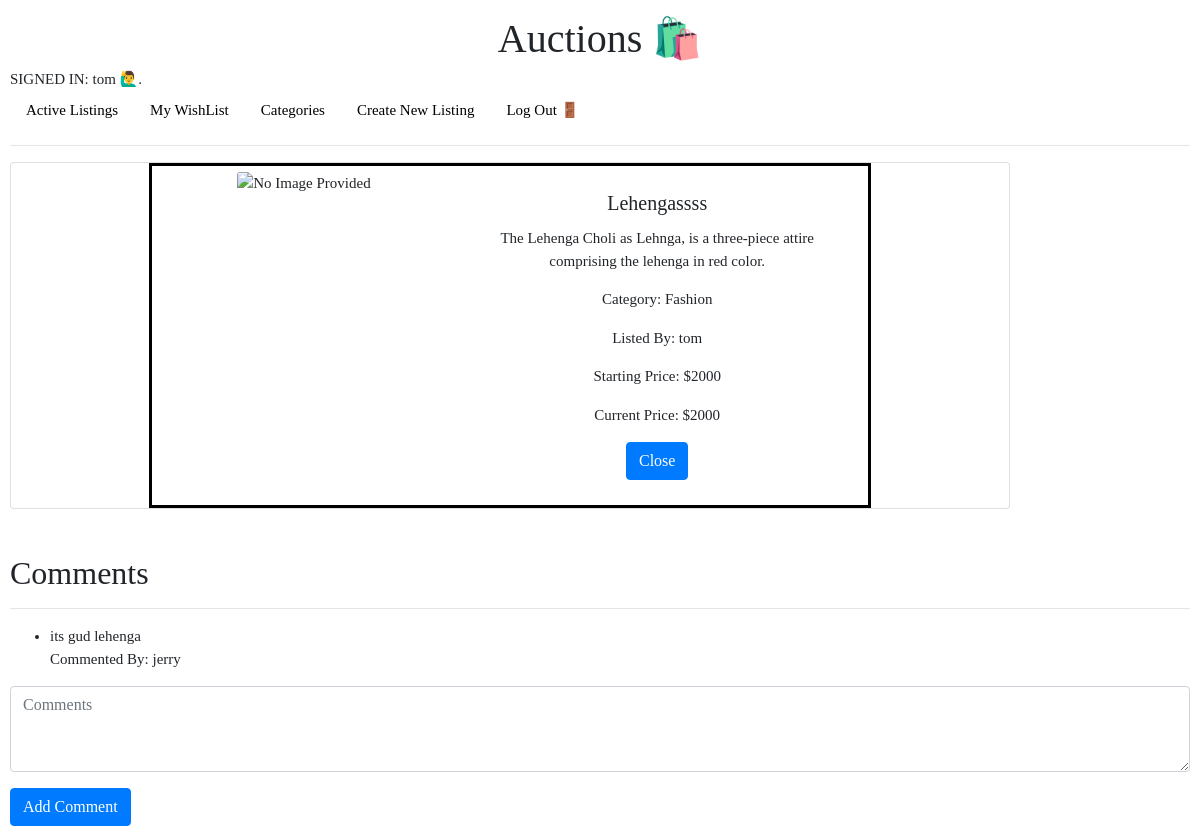
Page /listing/31 (signed in) on the earlier database version.
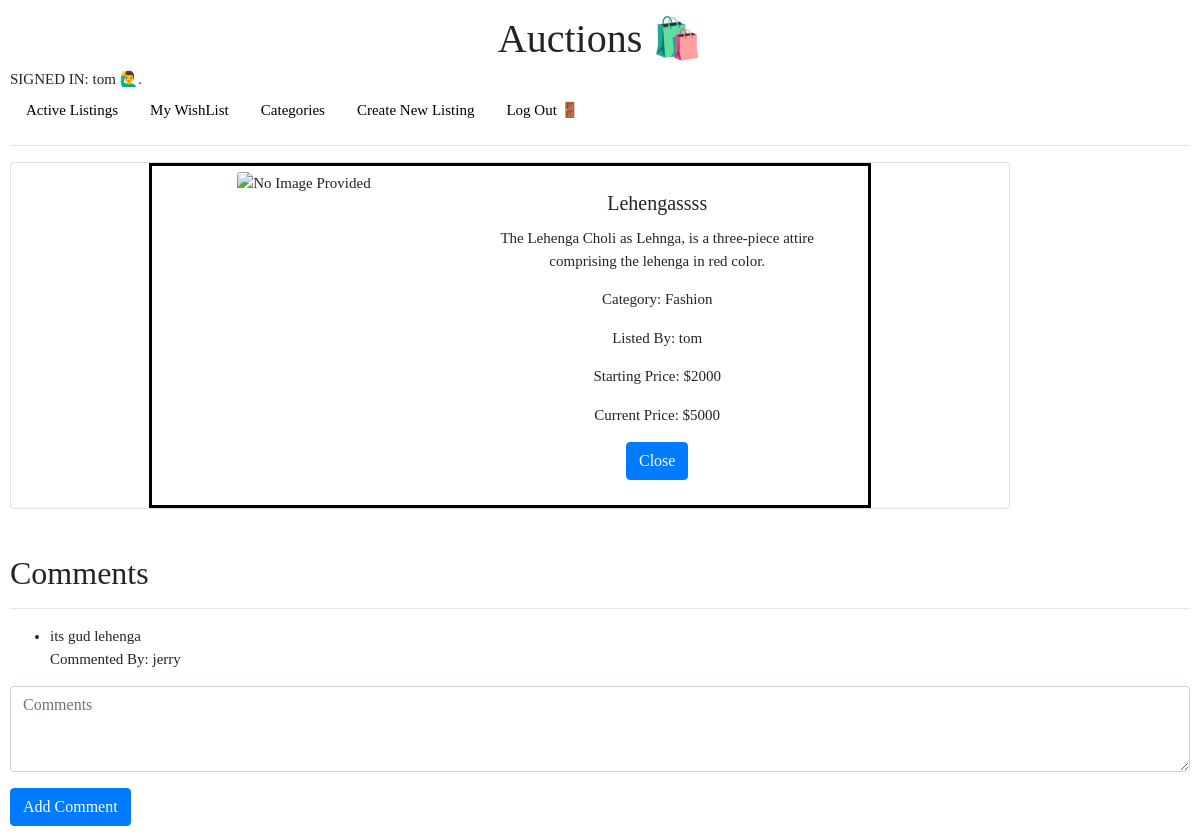
Same page on the later database version.
### auctions/models.py (models this page shows)
class Listing(models.Model):
    owner = models.ForeignKey(User, on_delete=models.CASCADE,related_name="user")
    title = models.CharField(max_length=64)
    description = models.CharField(max_length=2000)
    startingbid = models.IntegerField()
    highestbid = models.IntegerField()
    image = models.URLField(blank=True)
    category = models.CharField(max_length=64)
    status = models.BooleanField(default=True)
    created = models.DateTimeField(auto_now_add=True)
    def __str__(self):
        return f"{self.title}"

class User(AbstractUser):
    pass

### auctions/views.py (the view, shortened to what this page needs)
# urls.py: path("listing/<int:id>", views.listing, name="listing"),
@login_required(login_url='/')
def listing(request,id):
    listing = Listing.objects.get(id = id)
    userwish = Wishlist.objects.filter(user=request.user).values('listing_id')
    wishlist = []
    for content in userwish:
        wishlist.append(content['listing_id'])
    if id in wishlist:
        boolean = True
    else:
        boolean = False
    comments = Comment.objects.filter(listing = listing).values('id')
    comment_list = []
    for content in comments:
        comment = Comment.objects.get(id = content['id'])
        comment_list.append(comment)
    print(comment_list)
    if request.method == "POST":
        bid = request.POST.get("newbid")
        newbid = Bid(listing = listing, user = request.user, bid = bid)
        newbid.save()
        listing.highestbid = bid
        listing.save()
    if listing.status:
        return render(request, "auctions/listing.html",{
            "listing":listing,
            "user":request.user,
            "wishlist":boolean,
            "comments":comment_list
        })

### auctions/models.py (called while the page is built)
    def __str__(self):
        return f"{self.user} on {self.listing} says {self.comment}"

### auctions/templates/auctions/listing.html (shortened to what this page needs)
{% extends "auctions/layout.html" %}
{% load static %}
{% block body %}
<div class="card_listing">
    <div class="card" style="max-width: 1000px;">
        <div class="row no-gutters">
              <div class="col-md-5" >
              {% if listing.image %}
                <img class="card-img-top h-100" src="{{ listing.image }}" alt="No Image Provided">
              {% else %}
                <img class="card-img-top h-100" src="{% static 'noimage.png' %}" alt="No Image Provided">
              {% endif %}
              </div>
              <div class="col-md-7">
                  <div class="card-body">
                      <h5 class="card-title">{{listing.title}}</h5>
                      <p class="card-text">{{listing.description}}</p>
                      <p class="card-text">Category: {{listing.category}}</p>
                      <p class="card-text">Listed By: {{listing.owner}}</p>
                      <p class="card-text">Starting Price: ${{listing.startingbid}}</p>
                      <p class="card-text">Current Price: ${{listing.highestbid}}</p>
                      {% if listing.status %}
                          {% if user == listing.owner %}
                          <form method="POST" action="{% url 'close' listing.id %}">
                            <input class="btn btn-primary" type="submit" value="Close" >
                          </form>
                          {% endif %}
                    {% endif %}
                  </div>
              </div>
          </div>
     </div>
  </div>
  <br><br>
  <h2>Comments</h2>
  <hr>
  {% if comments %}
  <ul>
    {% for comment in comments %}
      <li>{{comment.comment}}</li>Commented By: {{comment.user}}
    {% endfor %}
  </ul>
  {% endif %}
  <form method="POST" action="{% url 'comment' listing.id %}">
    <div class="form-group">
      <textarea class="form-control" autofocus name="comment" rows="3" placeholder="Comments" required></textarea>
    </div>
    <input class="btn btn-primary" type="submit" value="Add Comment">
  </form>
{% endblock %}

Differences in the rows shown:
changed Listing "Lehengassss": highestbid "2000" → "5000"
